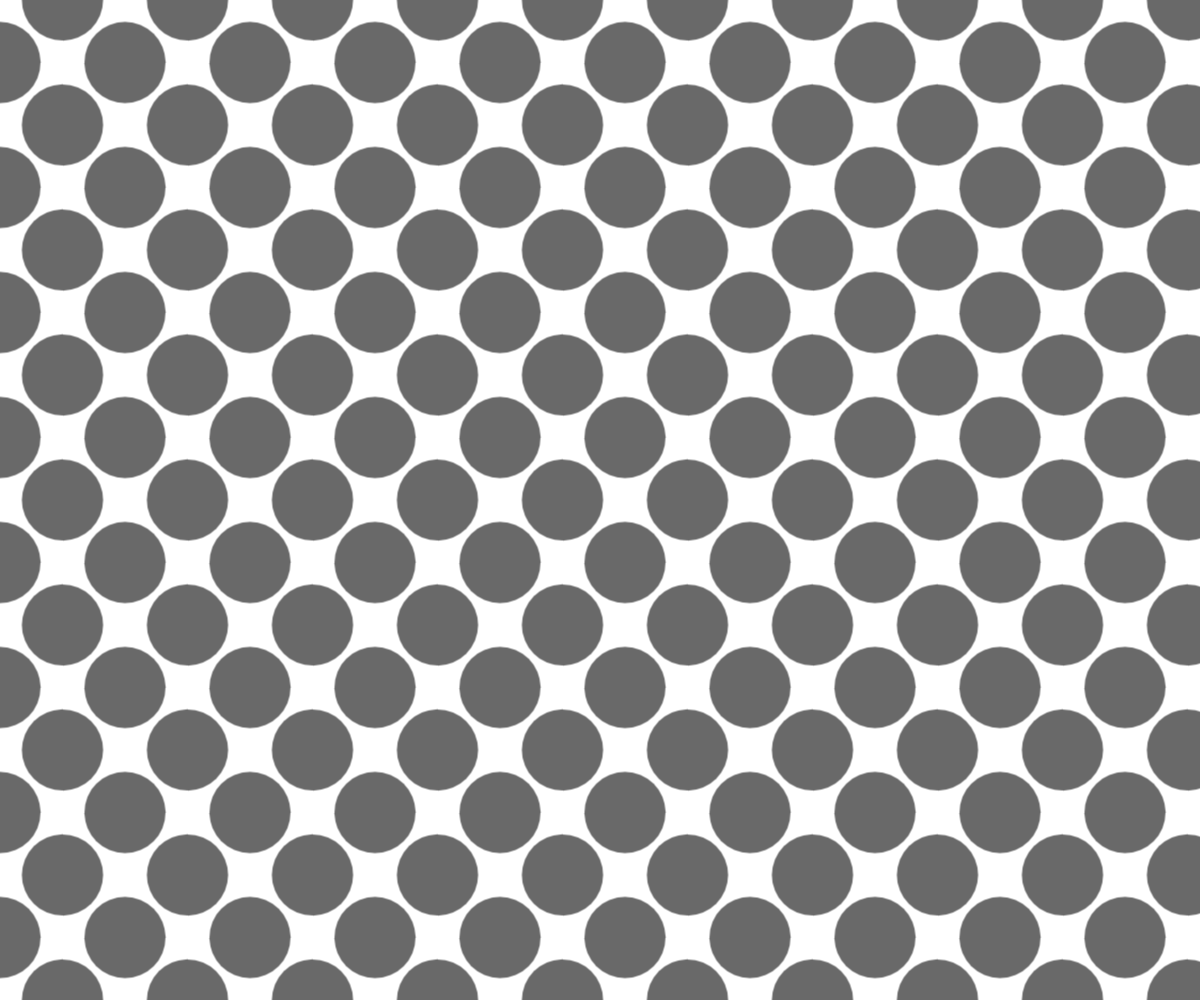
Frame 1 (no input)
Frame 60 (no input): identical to frame 1, image omitted
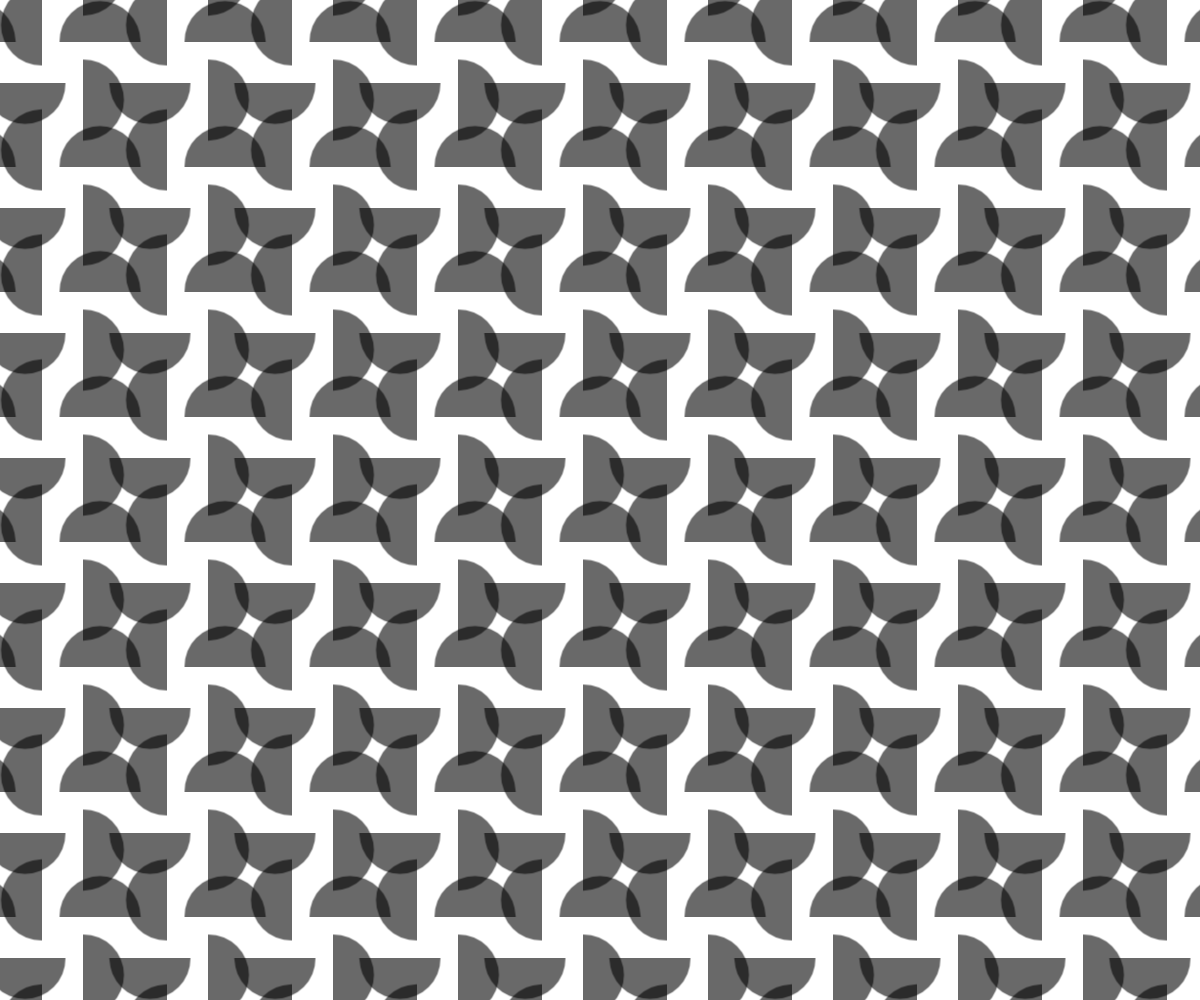
Frame 120 (the mouse pressed at the canvas centre since frame 60)

The p5.js sketch that drew these frames (run headless with seeded random() and noise() and a simulated clock; from frame 60 on, the mouse is pressed at the canvas centre):

// p5.js sketch
// ── sketch.js
var slotSize = 125
        var pg
var marginX
var marginY

var offsetX = 0.5
var offsetY = 0.5

function setup() {

    createCanvas(windowWidth, windowHeight);
    pixelDensity(1)

    pg = createGraphics(slotSize, slotSize)

    pg.pixelDensity(1)
    pg.fill(0, 0, 0, 150)
    pg.noStroke()
    pg.ellipse(0, slotSize / 2, slotSize * 0.65, slotSize * 0.65)


    imageMode(CENTER)


}


function draw() {
    background(255)

    offsetX = map(mouseY, 0, width, -1, 1)
    offsetY = map(mouseX, 0, height, -1, 1)

    for (var x = -slotSize * 5; x < width + slotSize * 5; x += slotSize * 1) {
        for (var y = -slotSize * 5; y < height + slotSize * 5; y += slotSize * 1) {
            push()
            translate(x,y)
            image(pg, -slotSize * offsetX, -slotSize * offsetY)
            pop()

            push()
            translate(x, y)
            rotate(PI)
            image(pg, -slotSize * offsetX, -slotSize * offsetY)
            pop()

            push()
            translate(x, y)
            rotate(PI / 2)
            image(pg, -slotSize * offsetX, -slotSize * offsetY)
            pop()

            push()
            translate(x, y)
            rotate(-PI / 2)
            image(pg, -slotSize * offsetX, -slotSize * offsetY)
            pop()
        }

    }




}

function mouseReleased() {

    slotSize = int(random(2, 6)) * 25
    ellipseSize = random(0.125, 1)

    opacity = random(50, 200)

    console.log(slotSize, ellipseSize, opacity)

    pg = createGraphics(slotSize, slotSize)
    pg.fill(0, 0, 0, opacity)
    pg.noStroke()
    pg.ellipse(0, slotSize / 2, slotSize * ellipseSize, slotSize * ellipseSize)

    marginX = windowWidth - int((windowWidth / slotSize)) * slotSize;
    marginY = windowHeight - int((windowHeight / slotSize)) * slotSize;
}

function windowResized() {
    resizeCanvas(windowWidth, windowHeight);
    marginX = windowWidth - int((windowWidth / slotSize)) * slotSize;
    marginY = windowHeight - int((windowHeight / slotSize)) * slotSize;
}
